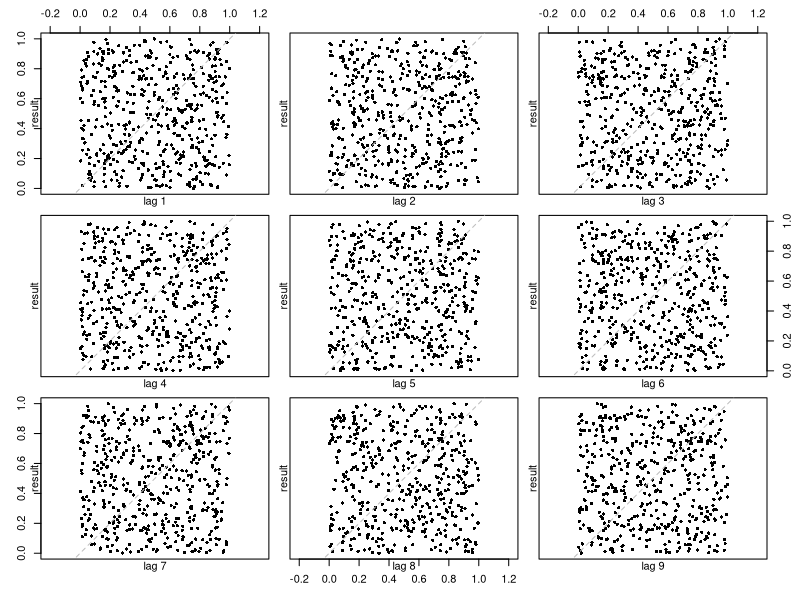
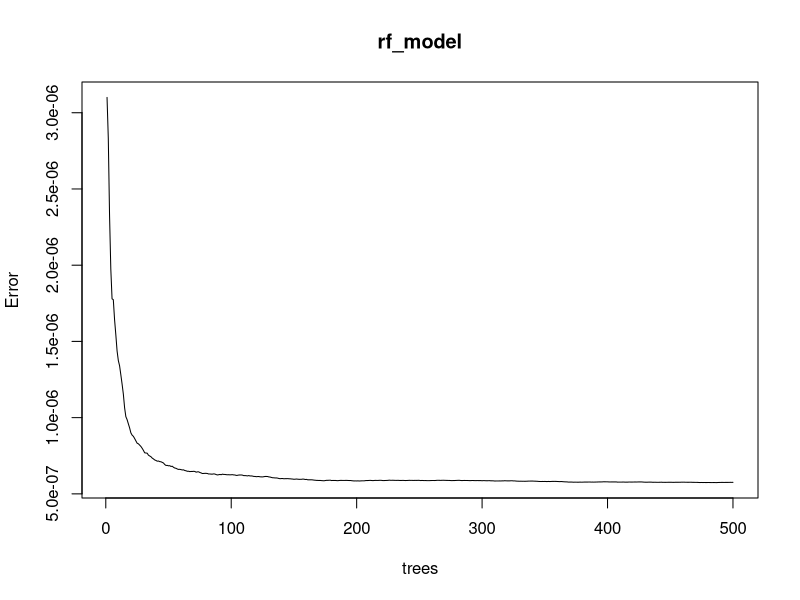

These charts were generated, in order, by the following R code:
## ---- chunk 1
unirand <- function(n, m=30269, a=171, seed=1) {
  x <- numeric(min(m-1,n))
  x[1] <- seed
  for (i in 1:min(m-1,n)){
    y <- x[i]
    x[i+1] <- (a*y)%%m
  }
  x[2:(n+1)]/m
}
unirand(5)

# Code taken from SimulationI slide
## ---- chunk 2
unirand2 <- function(n, m=30323, a=170, seed=1) {
  x <- numeric(min(m-1,n))
  x[1] <- seed
  for (i in 1:min(m-1,n)){
    y <- x[i]
    x[i+1] <- (a*y)%%m
  }
  x[2:(n+1)]/m
}
unirand2(5)
# Code taken from SimulationI slide
## ---- chunk 3
unirand3 <- function(n, s1, s2) {
  u1 <- unirand(n, seed=s1)
  u2 <- unirand2(n, seed=s2)
  u3 <- u1 + u2 - floor(u1 + u2)
  return(u3)
  
}

result <- unirand3(500, 1, 1)
lag.plot(result, lag=9, pch=16, do.lines=FALSE)
## ---- chunk 4
result1000 <- unirand3(1000, 1, 1)
df <- data.frame(y = result1000, x1 = result1000, x2 = result1000, x3 = result1000, 
                       x4 = result1000, x5 = result1000, x6 = result1000, x7 = result1000, 
                       x8 = result1000, x9 = result1000, x10 = result1000)
library(randomForest)
rf_model <- randomForest(y~.,data = df)
plot(rf_model)
print(rf_model)
## ---- chunk 5
# find greatest common denominator
gcd <- function(a, b) {
  while (b != 0) {
    temp <- b
    b <- a %% b
    a <- temp
  }
  return(a)
}

# helper function
gcd_set <- function(numbers) {
  result <- numbers[1]
  for (i in 2:length(numbers)) {
    result <- gcd(result, numbers[i])
  }
  return(result)
}

# example
sequence <- c(2205, 21065, 5241, 12752, 25817, 6724, 18604, 7158, 21788, 20601)
gcd_result <- gcd_set(sequence)
print(gcd_result)

diffs <- diff(sequence)
print(diffs)
## ---- chunk 6

m <- 32768

# define the known values from the sequence
X0 <- 2205
X1 <- 21065
X2 <- 5241

# Set up the equations (modular arithmetic)
# Equation 1: X1 = (a * X0 + c) %% m
# Equation 2: X2 = (a * X1 + c) %% m

# Solve for a and c using brute force or linear algebra in modular arithmetic
for (a in 1:m) {
  c <- (X1 - a * X0) %% m
  if ((a * X1 + c) %% m == X2) {
    print(paste("a:", a, "and c:", c))
    break
  }
}

## ---- chunk 7
a <- 3236
c <- 29109
m <- 32768

lastX <- 20601

generateNum <- function(a,c,m,xn){
  return((a*xn + c) %% m)
}

next10 <- c(20601)

for (i in 2:11){
  next10[i] <- generateNum(a, c, m, next10[i-1])
}

# Display the generated numbers
print(next10)
